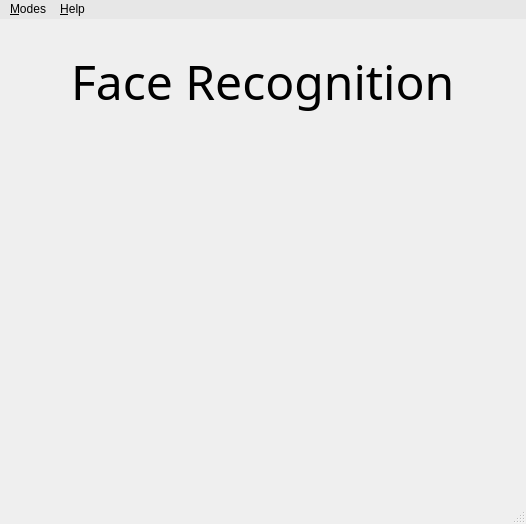
<?xml version="1.0" encoding="UTF-8"?>
<ui version="4.0">
 <class>MainWindow</class>
 <widget class="QMainWindow" name="MainWindow">
  <property name="windowModality">
   <enum>Qt::NonModal</enum>
  </property>
  <property name="enabled">
   <bool>true</bool>
  </property>
  <property name="geometry">
   <rect>
    <x>0</x>
    <y>0</y>
    <width>526</width>
    <height>524</height>
   </rect>
  </property>
  <property name="windowTitle">
   <string>Face Recognition</string>
  </property>
  <property name="windowIcon">
   <iconset resource="guiResource.qrc">
    <normaloff>:/Icon/icon.ico</normaloff>:/Icon/icon.ico</iconset>
  </property>
  <property name="windowOpacity">
   <double>1.000000000000000</double>
  </property>
  <property name="toolTipDuration">
   <number>0</number>
  </property>
  <property name="styleSheet">
   <string notr="true">QStatusBar#statusBar
{
	/*border-image: url(:/Background/background.jpg);*/
}</string>
  </property>
  <property name="iconSize">
   <size>
    <width>20</width>
    <height>20</height>
   </size>
  </property>
  <property name="animated">
   <bool>true</bool>
  </property>
  <property name="tabShape">
   <enum>QTabWidget::Rounded</enum>
  </property>
  <widget class="QWidget" name="centralWidget">
   <property name="enabled">
    <bool>true</bool>
   </property>
   <property name="styleSheet">
    <string notr="true">QWidget#centralWidget
{
	border-image: url(:/Background/background.jpg);
}</string>
   </property>
   <layout class="QGridLayout" name="gridLayout_4">
    <property name="leftMargin">
     <number>0</number>
    </property>
    <property name="topMargin">
     <number>0</number>
    </property>
    <property name="rightMargin">
     <number>0</number>
    </property>
    <property name="bottomMargin">
     <number>0</number>
    </property>
    <item row="0" column="0">
     <layout class="QGridLayout" name="mainLayout" rowstretch="0">
      <property name="topMargin">
       <number>20</number>
      </property>
      <property name="spacing">
       <number>0</number>
      </property>
      <item row="0" column="0">
       <widget class="QStackedWidget" name="stackedWidget">
        <property name="minimumSize">
         <size>
          <width>0</width>
          <height>0</height>
         </size>
        </property>
        <property name="autoFillBackground">
         <bool>false</bool>
        </property>
        <property name="styleSheet">
         <string notr="true">QLineEdit{
	background:transparent;
}
QLineEdit[invalid = true]{
	font-weight:1000;
	color:red;
	background:transparent;
}
QLabel[class = dir]
{
	image: url(:/Dir/textInsert.png);
}</string>
        </property>
        <property name="frameShape">
         <enum>QFrame::NoFrame</enum>
        </property>
        <property name="frameShadow">
         <enum>QFrame::Plain</enum>
        </property>
        <property name="currentIndex">
         <number>0</number>
        </property>
        <widget class="QWidget" name="Welcome">
         <layout class="QGridLayout" name="gridLayout">
          <item row="0" column="0">
           <layout class="QGridLayout" name="welcomeLayout">
            <property name="spacing">
             <number>0</number>
            </property>
            <item row="0" column="0" alignment="Qt::AlignHCenter">
             <widget class="QLabel" name="faceRecTitle">
              <property name="sizePolicy">
               <sizepolicy hsizetype="Fixed" vsizetype="Fixed">
                <horstretch>0</horstretch>
                <verstretch>0</verstretch>
               </sizepolicy>
              </property>
              <property name="font">
               <font>
                <family>Bauhaus 93</family>
                <pointsize>36</pointsize>
               </font>
              </property>
              <property name="styleSheet">
               <string notr="true"/>
              </property>
              <property name="text">
               <string>Face Recognition</string>
              </property>
             </widget>
            </item>
            <item row="1" column="0">
             <widget class="QLabel" name="faceRecImage">
              <property name="text">
               <string>&lt;html&gt;&lt;head/&gt;&lt;body&gt;&lt;p align=&quot;center&quot;&gt;&lt;img  src=&quot;:/WelcomeImage/welcom.png&quot;/&gt;&lt;/p&gt;&lt;/body&gt;&lt;/html&gt;</string>
              </property>
             </widget>
            </item>
           </layout>
          </item>
         </layout>
        </widget>
        <widget class="QWidget" name="Training">
         <layout class="QGridLayout" name="gridLayout_2">
          <item row="0" column="0">
           <layout class="QGridLayout" name="trainingLayout">
            <property name="horizontalSpacing">
             <number>0</number>
            </property>
            <property name="verticalSpacing">
             <number>20</number>
            </property>
            <item row="1" column="0">
             <widget class="QGroupBox" name="browseBoxTraining">
              <property name="sizePolicy">
               <sizepolicy hsizetype="Preferred" vsizetype="Fixed">
                <horstretch>0</horstretch>
                <verstretch>0</verstretch>
               </sizepolicy>
              </property>
              <property name="minimumSize">
               <size>
                <width>0</width>
                <height>60</height>
               </size>
              </property>
              <property name="styleSheet">
               <string notr="true">border-style: none</string>
              </property>
              <property name="title">
               <string/>
              </property>
              <property name="flat">
               <bool>false</bool>
              </property>
              <property name="checkable">
               <bool>false</bool>
              </property>
              <widget class="QPushButton" name="browseBtnTraining">
               <property name="geometry">
                <rect>
                 <x>319</x>
                 <y>6</y>
                 <width>91</width>
                 <height>51</height>
                </rect>
               </property>
               <property name="sizePolicy">
                <sizepolicy hsizetype="Fixed" vsizetype="Fixed">
                 <horstretch>0</horstretch>
                 <verstretch>0</verstretch>
                </sizepolicy>
               </property>
               <property name="styleSheet">
                <string notr="true">QPushButton#browseBtnTraining:hover
{
	image: url(:/BrowseBtn/browseHover.png);

}

QPushButton#browseBtnTraining:pressed
{
	image: url(:/BrowseBtn/browsePush.png);

}

QPushButton#browseBtnTraining
{
	image: url(:/BrowseBtn/browseDef.png);
	background:transparent;

}</string>
               </property>
               <property name="text">
                <string/>
               </property>
               <property name="iconSize">
                <size>
                 <width>10</width>
                 <height>10</height>
                </size>
               </property>
               <property name="autoRepeatDelay">
                <number>4</number>
               </property>
               <property name="autoRepeatInterval">
                <number>4</number>
               </property>
              </widget>
              <widget class="QLabel" name="customizeTextboxTraining">
               <property name="geometry">
                <rect>
                 <x>4</x>
                 <y>10</y>
                 <width>309</width>
                 <height>43</height>
                </rect>
               </property>
               <property name="styleSheet">
                <string notr="true"/>
               </property>
               <property name="text">
                <string/>
               </property>
               <property name="class" stdset="0">
                <string>dir</string>
               </property>
              </widget>
              <widget class="QLineEdit" name="trainingDir">
               <property name="geometry">
                <rect>
                 <x>17</x>
                 <y>16</y>
                 <width>281</width>
                 <height>31</height>
                </rect>
               </property>
               <property name="font">
                <font>
                 <pointsize>9</pointsize>
                </font>
               </property>
               <property name="autoFillBackground">
                <bool>false</bool>
               </property>
               <property name="styleSheet">
                <string notr="true"/>
               </property>
               <property name="text">
                <string/>
               </property>
               <property name="frame">
                <bool>false</bool>
               </property>
               <property name="placeholderText">
                <string>Training directory</string>
               </property>
              </widget>
              <zorder>customizeTextboxTraining</zorder>
              <zorder>trainingDir</zorder>
              <zorder>browseBtnTraining</zorder>
             </widget>
            </item>
            <item row="0" column="0" alignment="Qt::AlignHCenter">
             <widget class="QLabel" name="trainingTitle">
              <property name="sizePolicy">
               <sizepolicy hsizetype="Fixed" vsizetype="Fixed">
                <horstretch>0</horstretch>
                <verstretch>0</verstretch>
               </sizepolicy>
              </property>
              <property name="font">
               <font>
                <family>Bauhaus 93</family>
                <pointsize>36</pointsize>
               </font>
              </property>
              <property name="text">
               <string>Training</string>
              </property>
             </widget>
            </item>
            <item row="2" column="0">
             <spacer name="horizontalSpacer">
              <property name="orientation">
               <enum>Qt::Horizontal</enum>
              </property>
              <property name="sizeHint" stdset="0">
               <size>
                <width>40</width>
                <height>20</height>
               </size>
              </property>
             </spacer>
            </item>
            <item row="3" column="0" alignment="Qt::AlignRight|Qt::AlignBottom">
             <widget class="QPushButton" name="trainBtn">
              <property name="sizePolicy">
               <sizepolicy hsizetype="Preferred" vsizetype="Preferred">
                <horstretch>0</horstretch>
                <verstretch>0</verstretch>
               </sizepolicy>
              </property>
              <property name="minimumSize">
               <size>
                <width>150</width>
                <height>40</height>
               </size>
              </property>
              <property name="styleSheet">
               <string notr="true">
QPushButton#trainBtn:hover
{
	image: url(:/StartTrainingBtn/startTrainingHover.png);
}

QPushButton#trainBtn:pressed
{
	image: url(:/StartTrainingBtn/startTrainingPush.png);
}

QPushButton#trainBtn
{
	image: url(:/StartTrainingBtn/startTrainingDef.png);
	background:transparent;

}







</string>
              </property>
              <property name="text">
               <string/>
              </property>
              <property name="iconSize">
               <size>
                <width>10</width>
                <height>10</height>
               </size>
              </property>
              <property name="autoRepeatDelay">
               <number>4</number>
              </property>
              <property name="autoRepeatInterval">
               <number>4</number>
              </property>
             </widget>
            </item>
           </layout>
          </item>
         </layout>
        </widget>
        <widget class="QWidget" name="Testing">
         <layout class="QGridLayout" name="gridLayout_3">
          <item row="0" column="0">
           <layout class="QGridLayout" name="TestingLayout">
            <property name="spacing">
             <number>0</number>
            </property>
            <item row="0" column="0" colspan="2" alignment="Qt::AlignHCenter">
             <widget class="QLabel" name="testingTitle">
              <property name="sizePolicy">
               <sizepolicy hsizetype="Fixed" vsizetype="Fixed">
                <horstretch>0</horstretch>
                <verstretch>0</verstretch>
               </sizepolicy>
              </property>
              <property name="font">
               <font>
                <family>Bauhaus 93</family>
                <pointsize>36</pointsize>
               </font>
              </property>
              <property name="text">
               <string>Testing </string>
              </property>
             </widget>
            </item>
            <item row="4" column="0" colspan="2">
             <layout class="QHBoxLayout" name="ImageDirLayout2">
              <property name="spacing">
               <number>0</number>
              </property>
              <property name="leftMargin">
               <number>20</number>
              </property>
              <property name="topMargin">
               <number>0</number>
              </property>
              <property name="bottomMargin">
               <number>0</number>
              </property>
              <item>
               <widget class="QLabel" name="chosenImg">
                <property name="sizePolicy">
                 <sizepolicy hsizetype="Fixed" vsizetype="Fixed">
                  <horstretch>0</horstretch>
                  <verstretch>0</verstretch>
                 </sizepolicy>
                </property>
                <property name="minimumSize">
                 <size>
                  <width>210</width>
                  <height>210</height>
                 </size>
                </property>
                <property name="styleSheet">
                 <string notr="true">QLabel#chosenImg
{
border-image: url(:/DefaultImage/defualtImage.png);

}</string>
                </property>
                <property name="text">
                 <string/>
                </property>
                <property name="alignment">
                 <set>Qt::AlignLeading|Qt::AlignLeft|Qt::AlignTop</set>
                </property>
               </widget>
              </item>
              <item alignment="Qt::AlignRight|Qt::AlignBottom">
               <widget class="QPushButton" name="testBtn">
                <property name="sizePolicy">
                 <sizepolicy hsizetype="Fixed" vsizetype="Fixed">
                  <horstretch>0</horstretch>
                  <verstretch>0</verstretch>
                 </sizepolicy>
                </property>
                <property name="minimumSize">
                 <size>
                  <width>85</width>
                  <height>40</height>
                 </size>
                </property>
                <property name="styleSheet">
                 <string notr="true">
QPushButton#testBtn:hover
{
	
	image: url(:/TestBtn/testHover.png);
}

QPushButton#testBtn:pressed
{
	
	image: url(:/TestBtn/testPush.png);
}

QPushButton#testBtn
{
	
	image: url(:/TestBtn/testDef.png);
	background:transparent;

}







</string>
                </property>
                <property name="text">
                 <string/>
                </property>
                <property name="iconSize">
                 <size>
                  <width>10</width>
                  <height>10</height>
                 </size>
                </property>
                <property name="autoRepeatDelay">
                 <number>4</number>
                </property>
                <property name="autoRepeatInterval">
                 <number>4</number>
                </property>
               </widget>
              </item>
             </layout>
            </item>
            <item row="1" column="0" colspan="2">
             <layout class="QVBoxLayout" name="ImageDirLayout">
              <property name="topMargin">
               <number>20</number>
              </property>
              <item>
               <widget class="QGroupBox" name="browseBoxTesting_2">
                <property name="sizePolicy">
                 <sizepolicy hsizetype="Preferred" vsizetype="Fixed">
                  <horstretch>0</horstretch>
                  <verstretch>0</verstretch>
                 </sizepolicy>
                </property>
                <property name="minimumSize">
                 <size>
                  <width>0</width>
                  <height>60</height>
                 </size>
                </property>
                <property name="styleSheet">
                 <string notr="true">border-style: none</string>
                </property>
                <property name="title">
                 <string/>
                </property>
                <property name="flat">
                 <bool>false</bool>
                </property>
                <property name="checkable">
                 <bool>false</bool>
                </property>
                <widget class="QPushButton" name="browseBtnModel">
                 <property name="geometry">
                  <rect>
                   <x>319</x>
                   <y>6</y>
                   <width>91</width>
                   <height>51</height>
                  </rect>
                 </property>
                 <property name="sizePolicy">
                  <sizepolicy hsizetype="Fixed" vsizetype="Fixed">
                   <horstretch>0</horstretch>
                   <verstretch>0</verstretch>
                  </sizepolicy>
                 </property>
                 <property name="styleSheet">
                  <string notr="true">QPushButton#browseBtnModel:hover
{
	image: url(:/BrowseBtn/browseHover.png);

}

QPushButton#browseBtnModel:pressed
{
	image: url(:/BrowseBtn/browsePush.png);

}

QPushButton#browseBtnModel
{
	image: url(:/BrowseBtn/browseDef.png);
	background:transparent;

}</string>
                 </property>
                 <property name="text">
                  <string/>
                 </property>
                 <property name="iconSize">
                  <size>
                   <width>10</width>
                   <height>10</height>
                  </size>
                 </property>
                 <property name="autoRepeatDelay">
                  <number>4</number>
                 </property>
                 <property name="autoRepeatInterval">
                  <number>4</number>
                 </property>
                </widget>
                <widget class="QLabel" name="customizeTextboxModelTesting">
                 <property name="geometry">
                  <rect>
                   <x>4</x>
                   <y>10</y>
                   <width>309</width>
                   <height>43</height>
                  </rect>
                 </property>
                 <property name="text">
                  <string/>
                 </property>
                 <property name="class" stdset="0">
                  <string>dir</string>
                 </property>
                </widget>
                <widget class="QLineEdit" name="modelDir">
                 <property name="geometry">
                  <rect>
                   <x>17</x>
                   <y>16</y>
                   <width>281</width>
                   <height>31</height>
                  </rect>
                 </property>
                 <property name="font">
                  <font>
                   <pointsize>9</pointsize>
                  </font>
                 </property>
                 <property name="autoFillBackground">
                  <bool>false</bool>
                 </property>
                 <property name="styleSheet">
                  <string notr="true"/>
                 </property>
                 <property name="text">
                  <string/>
                 </property>
                 <property name="frame">
                  <bool>false</bool>
                 </property>
                 <property name="placeholderText">
                  <string>Model directory</string>
                 </property>
                </widget>
               </widget>
              </item>
              <item>
               <widget class="QGroupBox" name="browseBoxTesting_1">
                <property name="sizePolicy">
                 <sizepolicy hsizetype="Preferred" vsizetype="Fixed">
                  <horstretch>0</horstretch>
                  <verstretch>0</verstretch>
                 </sizepolicy>
                </property>
                <property name="minimumSize">
                 <size>
                  <width>440</width>
                  <height>60</height>
                 </size>
                </property>
                <property name="styleSheet">
                 <string notr="true">border-style: none;
</string>
                </property>
                <property name="title">
                 <string/>
                </property>
                <property name="flat">
                 <bool>false</bool>
                </property>
                <property name="checkable">
                 <bool>false</bool>
                </property>
                <widget class="QPushButton" name="browseBtnImgTesting">
                 <property name="geometry">
                  <rect>
                   <x>319</x>
                   <y>6</y>
                   <width>91</width>
                   <height>51</height>
                  </rect>
                 </property>
                 <property name="sizePolicy">
                  <sizepolicy hsizetype="Fixed" vsizetype="Fixed">
                   <horstretch>0</horstretch>
                   <verstretch>0</verstretch>
                  </sizepolicy>
                 </property>
                 <property name="styleSheet">
                  <string notr="true">QPushButton#browseBtnImgTesting:hover
{
	image: url(:/BrowseBtn/browseHover.png);

}

QPushButton#browseBtnImgTesting:pressed
{
	image: url(:/BrowseBtn/browsePush.png);

}

QPushButton#browseBtnImgTesting
{
	image: url(:/BrowseBtn/browseDef.png);
	background:transparent;

}</string>
                 </property>
                 <property name="text">
                  <string/>
                 </property>
                 <property name="iconSize">
                  <size>
                   <width>10</width>
                   <height>10</height>
                  </size>
                 </property>
                 <property name="autoRepeatDelay">
                  <number>4</number>
                 </property>
                 <property name="autoRepeatInterval">
                  <number>4</number>
                 </property>
                </widget>
                <widget class="QLabel" name="customizeTextboxImgTesting">
                 <property name="geometry">
                  <rect>
                   <x>4</x>
                   <y>10</y>
                   <width>309</width>
                   <height>43</height>
                  </rect>
                 </property>
                 <property name="text">
                  <string/>
                 </property>
                 <property name="class" stdset="0">
                  <string>dir</string>
                 </property>
                </widget>
                <widget class="QLineEdit" name="imgDir">
                 <property name="geometry">
                  <rect>
                   <x>17</x>
                   <y>16</y>
                   <width>281</width>
                   <height>31</height>
                  </rect>
                 </property>
                 <property name="font">
                  <font>
                   <pointsize>9</pointsize>
                  </font>
                 </property>
                 <property name="autoFillBackground">
                  <bool>false</bool>
                 </property>
                 <property name="styleSheet">
                  <string notr="true"/>
                 </property>
                 <property name="text">
                  <string/>
                 </property>
                 <property name="frame">
                  <bool>false</bool>
                 </property>
                 <property name="placeholderText">
                  <string>Image directory</string>
                 </property>
                </widget>
               </widget>
              </item>
             </layout>
            </item>
           </layout>
          </item>
         </layout>
        </widget>
       </widget>
      </item>
     </layout>
    </item>
   </layout>
  </widget>
  <widget class="QMenuBar" name="menubar">
   <property name="geometry">
    <rect>
     <x>0</x>
     <y>0</y>
     <width>526</width>
     <height>26</height>
    </rect>
   </property>
   <property name="styleSheet">
    <string notr="true">background-color: rgb(231, 231, 231);
selection-color: rgb(0, 0, 0);
selection-background-color: rgb(154, 201, 254);
</string>
   </property>
   <widget class="QMenu" name="menu_file">
    <property name="title">
     <string>&amp;Modes</string>
    </property>
    <addaction name="actionTrain_Guide"/>
    <addaction name="actionTest_Guide"/>
    <addaction name="actionTrain_Learner"/>
    <addaction name="actionTesting_Learner"/>
    <addaction name="separator"/>
    <addaction name="actionExit"/>
   </widget>
   <widget class="QMenu" name="menu_Help">
    <property name="title">
     <string>&amp;Help</string>
    </property>
    <addaction name="actionHow_to_use"/>
    <addaction name="actionAbout"/>
   </widget>
   <addaction name="menu_file"/>
   <addaction name="menu_Help"/>
  </widget>
  <widget class="QStatusBar" name="statusBar">
   <property name="sizeGripEnabled">
    <bool>true</bool>
   </property>
  </widget>
  <action name="actionTrain_Learner">
   <property name="text">
    <string>Train Learner</string>
   </property>
  </action>
  <action name="actionTesting_Learner">
   <property name="text">
    <string>Test Learner</string>
   </property>
  </action>
  <action name="actionExit">
   <property name="text">
    <string>Exit</string>
   </property>
  </action>
  <action name="actionHow_to_use">
   <property name="text">
    <string>How to use</string>
   </property>
  </action>
  <action name="actionAbout">
   <property name="text">
    <string>About</string>
   </property>
  </action>
  <action name="actionTrain_Guide">
   <property name="text">
    <string>Train Guide</string>
   </property>
  </action>
  <action name="actionTest_Guide">
   <property name="text">
    <string>Test Guide</string>
   </property>
  </action>
 </widget>
 <resources>
  <include location="guiResource.qrc"/>
 </resources>
 <connections>
  <connection>
   <sender>actionExit</sender>
   <signal>triggered()</signal>
   <receiver>MainWindow</receiver>
   <slot>close()</slot>
   <hints>
    <hint type="sourcelabel">
     <x>-1</x>
     <y>-1</y>
    </hint>
    <hint type="destinationlabel">
     <x>262</x>
     <y>258</y>
    </hint>
   </hints>
  </connection>
 </connections>
</ui>
